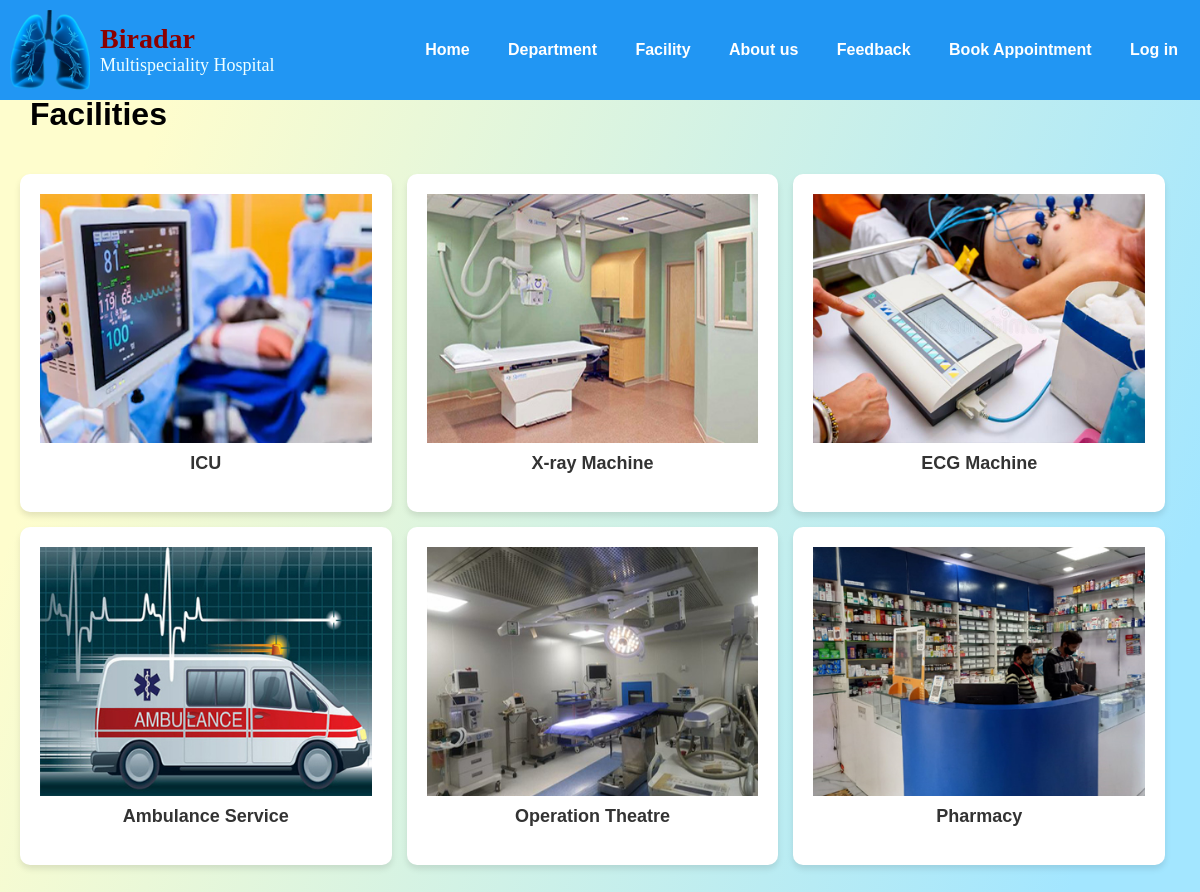
Page /facility.php on the committed database.
### tables this page shows
CREATE TABLE `facility` (
  `facility_id` int(11) NOT NULL,
  `facility_name` varchar(30) NOT NULL,
  `facility_logo` varchar(100) NOT NULL
);

### facility.php (the view, shortened to what this page needs)
<!DOCTYPE html>
<html lang="en">
<head>
</head>
<body>
    <?php
    require_once('inc/header.php');
    ?>
    <main>
        <h1>Facilities</h1>
        <div class="facility-container">
            <?php
            require_once('inc/connection.php');
            $select_facility = "SELECT * FROM facility";
            $run_facility = mysqli_query($conn, $select_facility);
            while ($row_facility = mysqli_fetch_assoc($run_facility)) {
                $facility_logo = $row_facility['facility_logo'];
                $facility_name = $row_facility['facility_name'];
            ?>
            <div class="box">
                <div class="content">
                    <div class="img">
                        <img src="admin/upload/<?php echo $facility_logo; ?>" alt="<?php echo $facility_name; ?> Logo">
                    </div>
                    <h3 class="facility-name"><?php echo $facility_name; ?></h3>
                </div>
            </div>
            <?php } ?>
        </div>
    </main>
</body>
</html>

### facility.php (style rules this page uses)
main { margin-top: 5%; }
h1 { margin-left: 30px; }
.facility-container { display: flex; flex-wrap: wrap; justify-content: space-between; padding: 20px; }
.box { background-color: white; border-radius: 10px; box-shadow: 0 4px 6px rgba(0, 0, 0, 0.1); margin: 0 15px 15px 0; width: calc(33.33% - 15px); overflow: hidden; text-decoration: none; transition: transform 0.3s; }
.content { padding: 20px; }
.img img { max-width: 100%; max-height: 100%; display: block; margin: 0 auto; }
.facility-name { margin-top: 10px; font-size: 18px; font-weight: bold; text-align: center; color: #333; }

### rows in the picture
facility: facility_logo (picture), facility_name "ICU"
facility: facility_logo (picture), facility_name "X-ray Machine"
facility: facility_logo (picture), facility_name "ECG Machine"
facility: facility_logo (picture), facility_name "Ambulance Service"
facility: facility_logo (picture), facility_name "Operation Theatre"
facility: facility_logo+facility_name (picture), facility_name "Pharmacy"
